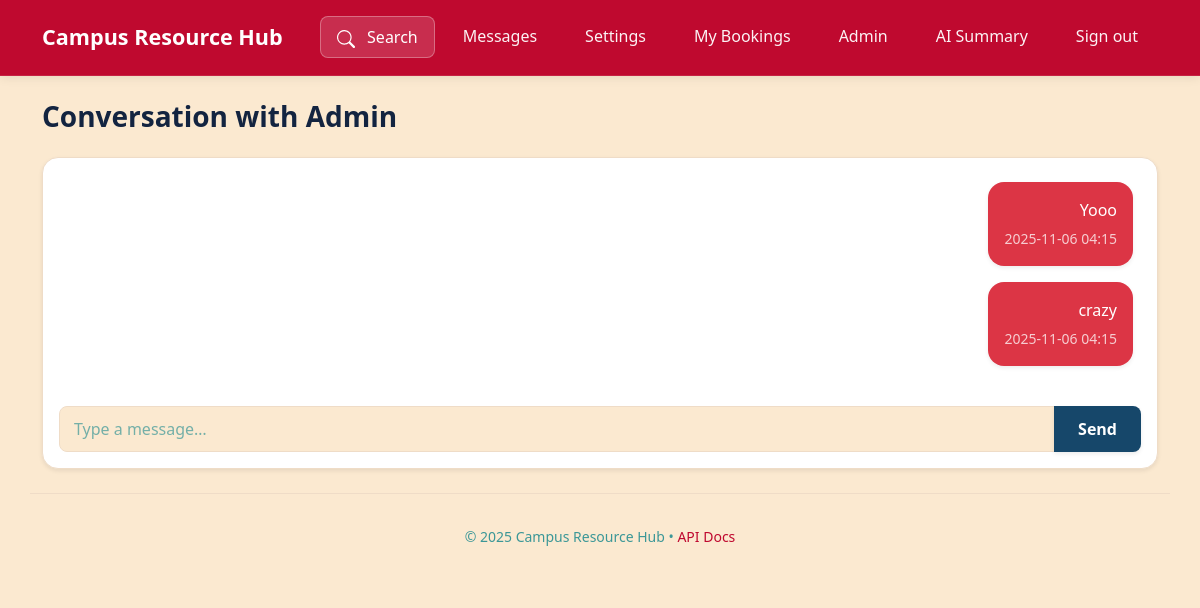
Page /messages/with/1 (signed in) on the committed database.
### src/app.py (models this page shows, shortened)
class User(db.Model, UserMixin):
    __tablename__='users'
    user_id = db.Column(db.Integer, primary_key=True)
    name = db.Column(db.String(120), nullable=False)
    email = db.Column(db.String(120), unique=True, nullable=False)
    password_hash = db.Column(db.String(255), nullable=False)
    role = db.Column(db.String(20), nullable=False, default='student')
    department = db.Column(db.String(120))
    is_approved = db.Column(db.Boolean, default=False)
    request_admin = db.Column(db.Boolean, default=False)
    notif_email_updates = db.Column(db.Boolean, default=True)
    notif_booking_alerts = db.Column(db.Boolean, default=True)
    created_at = db.Column(db.DateTime, default=datetime.datetime.utcnow)

class Message(db.Model):
    __tablename__='messages'
    message_id = db.Column(db.Integer, primary_key=True)
    sender_id = db.Column(db.Integer, db.ForeignKey('users.user_id'))
    receiver_id = db.Column(db.Integer, db.ForeignKey('users.user_id'))
    content = db.Column(db.Text)
    timestamp = db.Column(db.DateTime, default=datetime.datetime.utcnow)

### src/app.py (the view)
@messages_bp.route('/with/<int:user_id>', methods=['GET','POST'])
@login_required
def thread(user_id):
    other = User.query.get_or_404(user_id)
    if current_user.role!='admin' and other.role!='admin' and other.user_id!=current_user.user_id:
        owns_resource = Resource.query.filter_by(owner_id=other.user_id).first() is not None
        if not owns_resource:
            abort(403)
    class MessageForm(FlaskForm):
        content = StringField('Message', validators=[InputRequired(), Length(min=1, max=500)])
    form = MessageForm()
    if request.method=='POST' and form.validate_on_submit():
        m = Message(sender_id=current_user.user_id, receiver_id=other.user_id, content=bleach.clean(form.content.data, strip=True))
        db.session.add(m); db.session.commit()
        return redirect(url_for('messages.thread', user_id=user_id))
    msgs = Message.query.filter(
        db.or_(db.and_(Message.sender_id==current_user.user_id, Message.receiver_id==user_id),
               db.and_(Message.sender_id==user_id, Message.receiver_id==current_user.user_id))
    ).order_by(Message.timestamp.asc()).all()
    return render_template('messages_thread.html', other=other, msgs=msgs, form=form)

### src/app.py
    class MessageForm(FlaskForm):
        content = StringField('Message', validators=[InputRequired(), Length(min=1, max=500)])

### src/app.py (called while the page is built)
@app.context_processor
def inject_csrf_token():
    def get_csrf_token():
        return generate_csrf()
    return dict(csrf_token=get_csrf_token)

@app.context_processor
def inject_template_flags():
    return dict(include_scripts=not app.config.get('TESTING', False))

@app.after_request
def set_security_headers(resp):
    csp = " ".join([
        "default-src 'self'",
        "script-src 'self' https://cdn.jsdelivr.net",
        "style-src 'self' 'unsafe-inline' https://cdn.jsdelivr.net",
        "img-src 'self' data: https:",
        "connect-src 'self' https://cdn.jsdelivr.net",
        "object-src 'none'",
        "frame-ancestors 'self'",
        "base-uri 'self'",
        "form-action 'self'",
    ])
    resp.headers.setdefault('Content-Security-Policy', csp)
    resp.headers.setdefault('X-Content-Type-Options', 'nosniff')
    resp.headers.setdefault('Referrer-Policy', 'strict-origin-when-cross-origin')
    return resp

@login_manager.user_loader
def load_user(user_id):
    return User.query.get(int(user_id))

### src/templates/messages_thread.html (shortened to what this page needs)
{% extends "_base.html" %}
{% block content %}
<div class="d-flex align-items-center mb-4">
  <h3 class="mb-0 fw-bold">Conversation with {{ other.name }}</h3>
</div>
<div class="card p-3">
  <div style="max-height:450px; overflow-y:auto" class="mb-3 p-2" aria-live="polite">
    {% for m in msgs %}
      <div class="mb-3 {% if m.sender_id==current_user.user_id %}text-end{% endif %}">
        <div class="d-inline-block p-3 rounded-4 shadow-sm max-w-75 {{ 'bg-danger text-white' if m.sender_id==current_user.user_id else 'bg-light' }}" style="max-width:75%;">
          <div class="mb-1">{{ m.content }}</div>
          <div class="small opacity-75">{{ m.timestamp.strftime('%Y-%m-%d %H:%M') }}</div>
        </div>
      </div>
    {% else %}
      <div class="text-center text-muted py-5">No messages yet. Start the conversation!</div>
    {% endfor %}
  </div>
  <form method="post" aria-label="Send message">
    <div class="input-group">
      {{ form.content(class="form-control", placeholder="Type a message…", rows="2") }}
      <button class="btn btn-brand">Send</button>
    </div>
  </form>
</div>
{% endblock %}

### src/static/css/theme.css (style rules this page uses)
:root { --brand:#BF092F; --brand-hover:#3B9797; --brand-light:#3B9797; --ink:#132440; --ink-secondary:#16476A; --muted:#3B9797; --bg:#FBE9D0; --bg-secondary:#FFF3E4; --card:#ffffff; --border:#efdcc7; --border-light:#f7ebde; --button:#16476A; --button-hover:#132440; --shadow:rgba(0,0,0,0.08); --shadow-md:rgba(0,0,0,0.12); --shadow-lg:rgba(0,0,0,0.16); --success:#28a745; --warning:#ffc107; --danger:#BF092F; --info:#3B9797; }
* { outline-color:#0ea5e9; box-sizing:border-box; }
html,body { background:var(--bg); color:var(--ink); min-height:100vh; font-size:16px; line-height:1.6; transition:background-color 0.3s ease, color 0.3s ease; }
.btn-brand { background:var(--button); color:#ffffff !important; border:none; font-weight:600; padding:0.625rem 1.5rem; border-radius:8px; transition:all 0.2s ease; box-shadow:0 2px 4px var(--shadow); }
.card { border:1px solid var(--border); border-radius:16px; background:var(--card); box-shadow:0 2px 4px var(--shadow); transition:all 0.2s ease; overflow:hidden; }
.form-control, .form-select { background:var(--bg); border:1px solid var(--border); color:var(--ink); border-radius:8px; padding:0.625rem 0.875rem; transition:all 0.2s ease; }
.form-control::placeholder { color:var(--muted); opacity:0.7; }
.input-group .form-control { border-color:var(--border); background:var(--bg); color:var(--ink); }
.input-group .btn { border-color:var(--border); }

### rows in the picture
User: name "Admin"
Message: content "Yooo", timestamp "2025-11-06 04:15"
Message: content "crazy", timestamp "2025-11-06 04:15"
